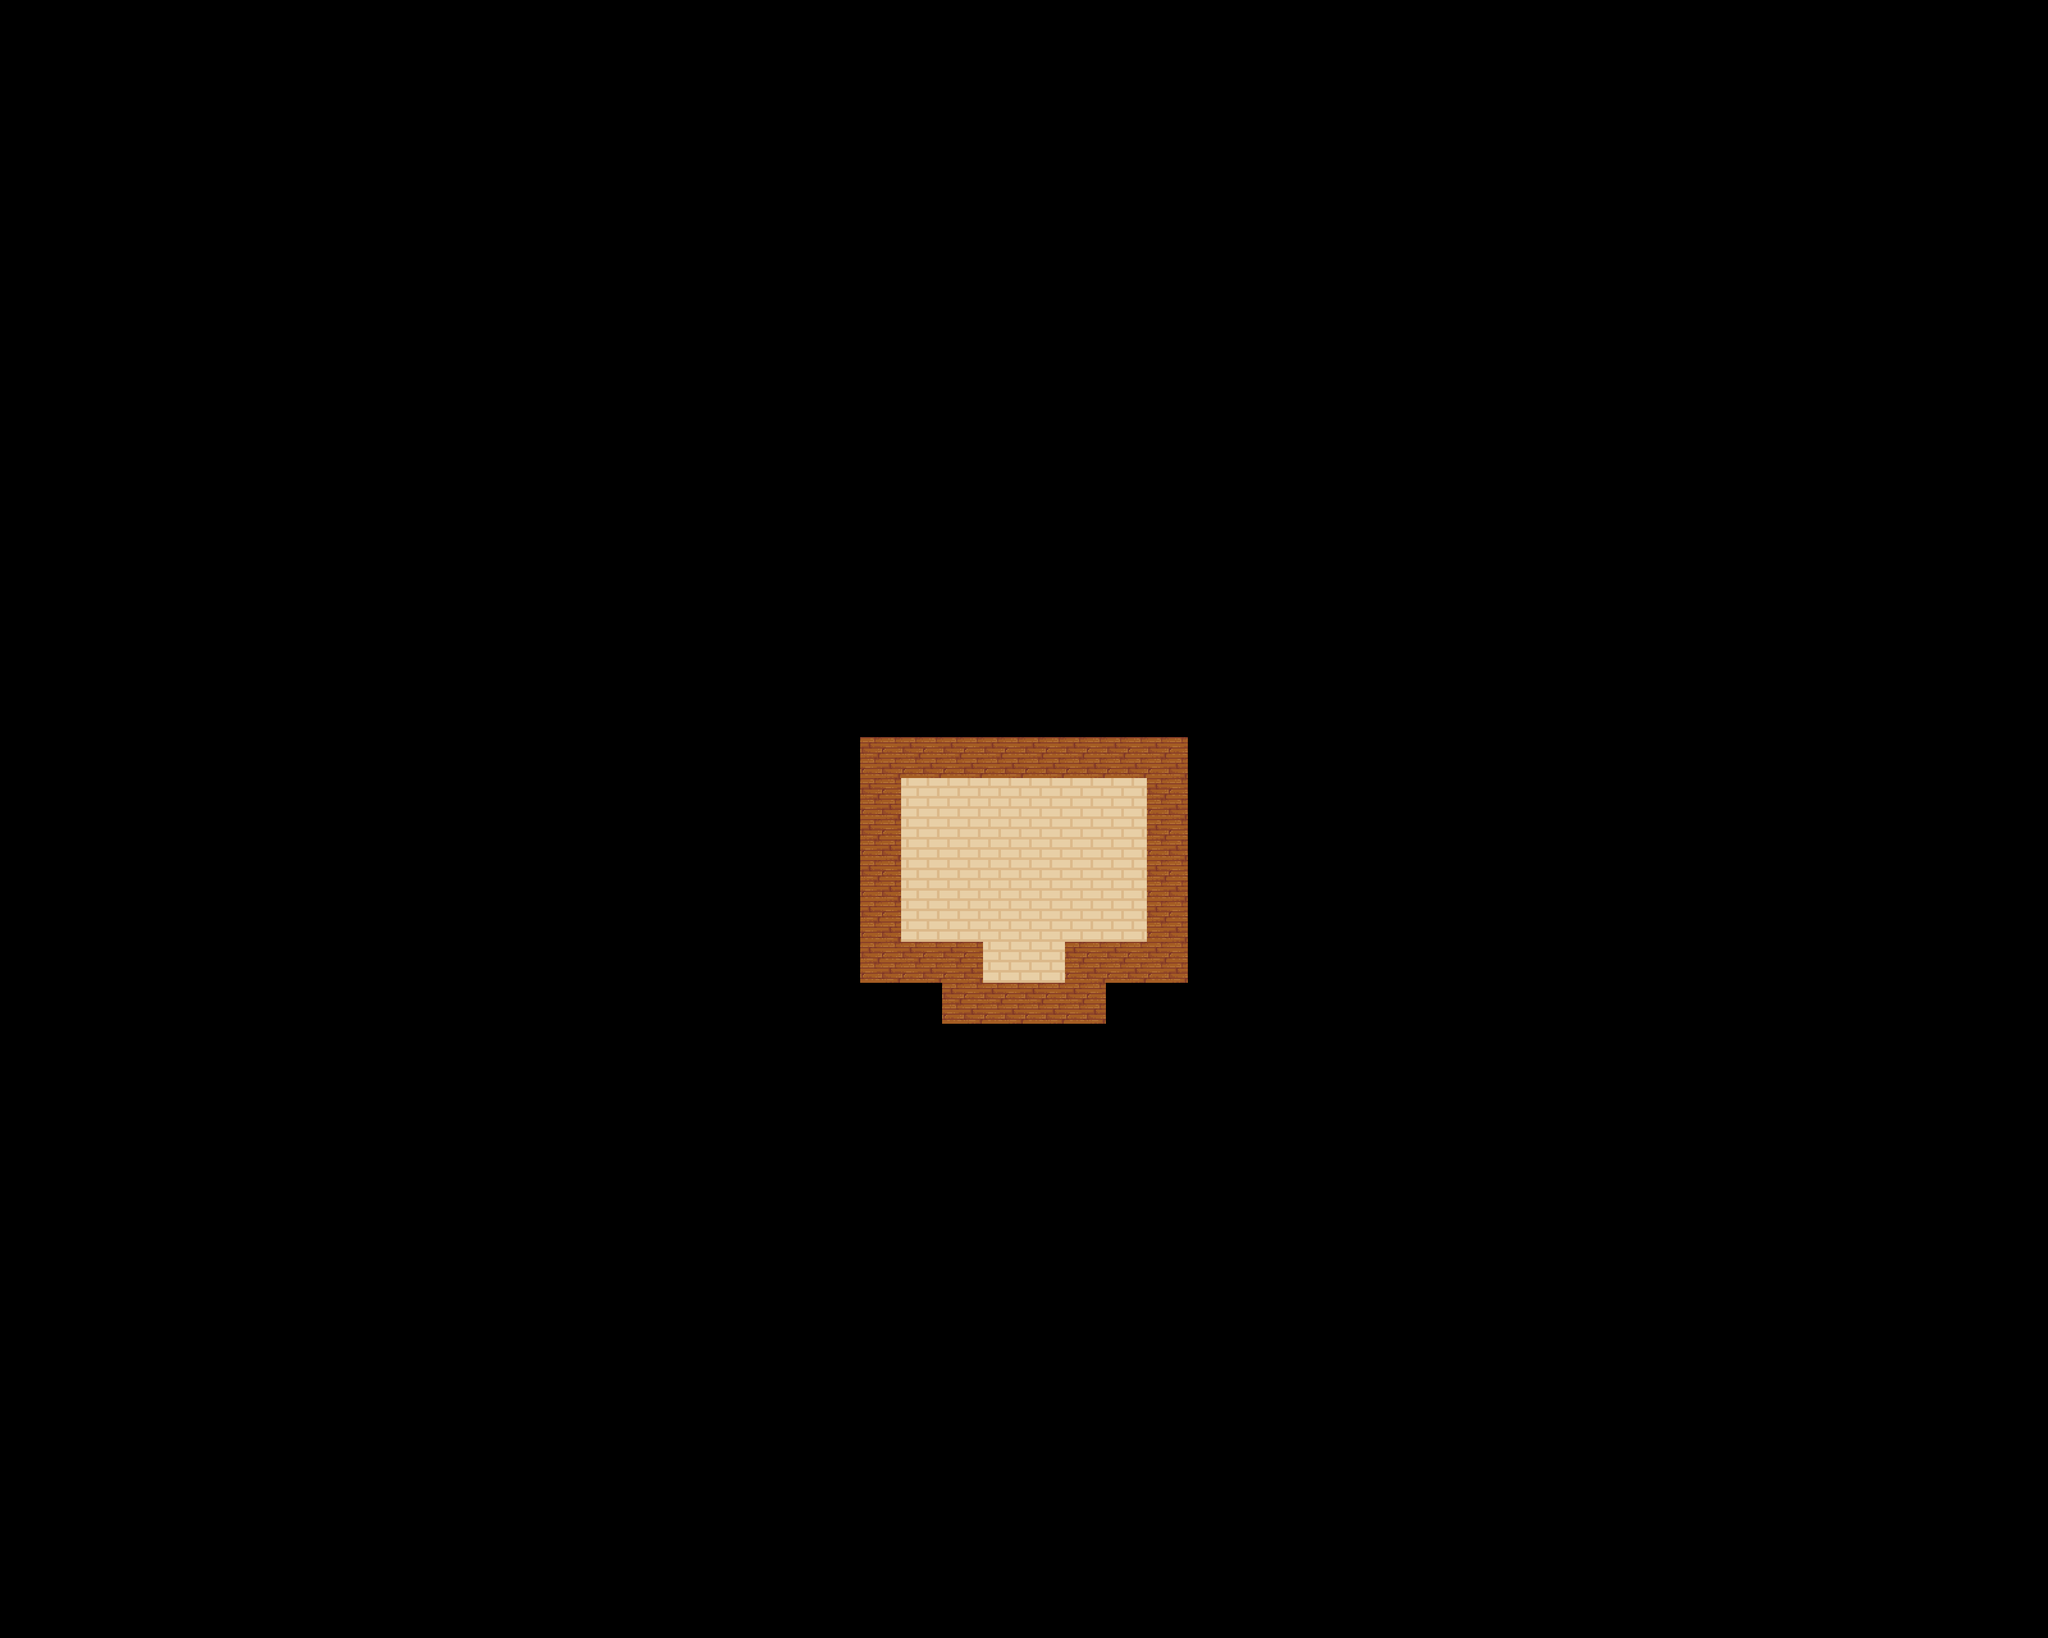

Rendered tile map (Tiled .tmx) drawn with the repository's tilesets; below, a short description and the map source with its tile grids summarised:
An orthogonal 50x40 tile map with 64x64 px tiles, 2 tile layers (Wall, Ground), 1 hidden layer not drawn, 12 tilesets and 1 object (Start).

<map version="1.10" tiledversion="1.10.2" orientation="orthogonal" renderorder="right-down" width="50" height="40" tilewidth="64" tileheight="64" infinite="0" nextlayerid="29" nextobjectid="368">
 <tileset firstgid="1" source="Tilesets/Grass.tsx" />
 <tileset firstgid="81" source="Tilesets/Hills.tsx" />
 <tileset firstgid="117" source="Tilesets/Fences.tsx" />
 <tileset firstgid="133" source="Tilesets/Plant Decoration.tsx" />
 <tileset firstgid="143" source="Tilesets/Objects.tsx" />
 <tileset firstgid="153" source="Tilesets/Paths.tsx" />
 <tileset firstgid="169" source="Tilesets/interaction.tsx" />
 <tileset firstgid="171" source="Tilesets/Water.tsx" />
 <tileset firstgid="172" source="Tilesets/House.tsx" />
 <tileset firstgid="207" source="Tilesets/House Decoration.tsx" />
 <tileset firstgid="261" source="Tilesets/greenhouse.tsx" />
 <tileset firstgid="262" source="Tilesets/edit.tsx" />
 <objectgroup id="27" name="Player">
  <object id="367" name="Start" x="1598.67" y="1498.67">
   <point />
  </object>
 </objectgroup>
 <layer id="26" name="Wall" width="50" height="40">
  <data>[2000 cells, 26 non-empty, 6 distinct tile ids]</data>
 </layer>
 <layer id="25" name="Ground" width="50" height="40">
  <data>[2000 cells, 52 non-empty, 2 distinct tile ids]</data>
 </layer>
 <layer id="28" name="Collision" width="50" height="40" visible="0">
  <data>[2000 cells, 26 non-empty, 1 distinct tile ids]</data>
 </layer>
</map>
